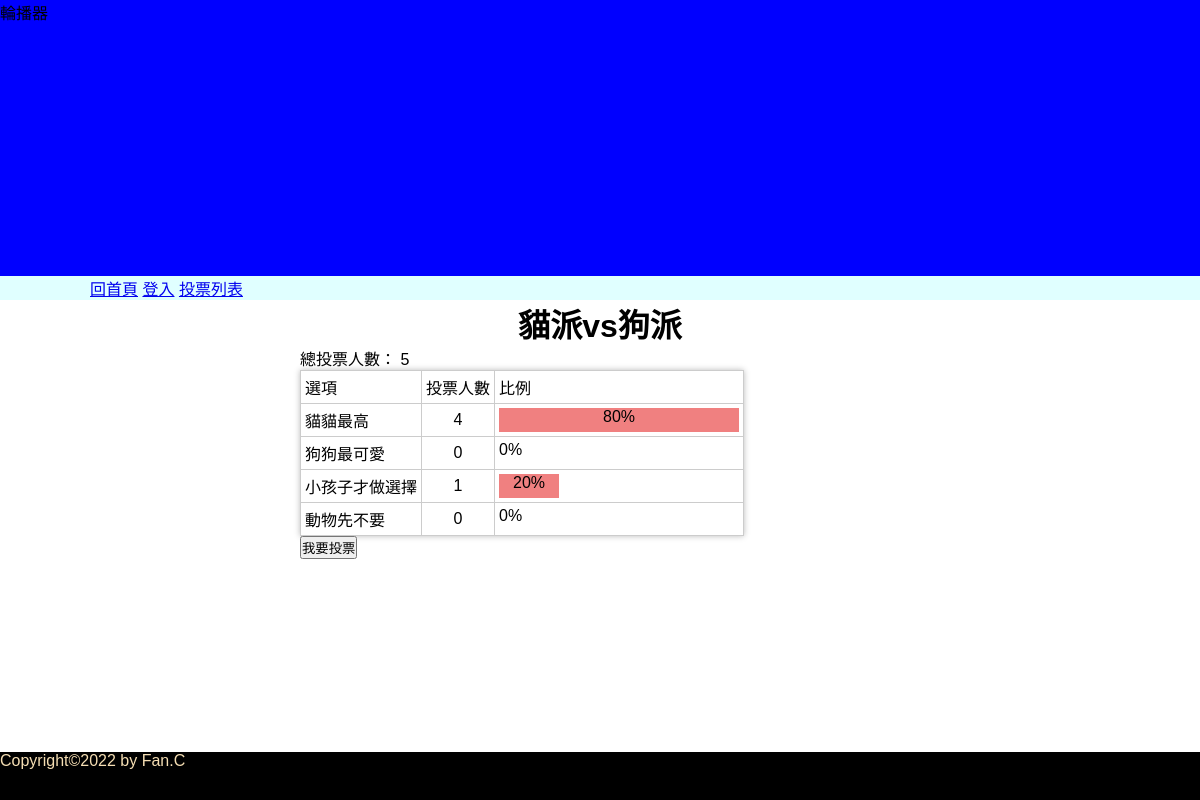
Screenshot of /?do=vote_result&id=1 with the database file from the repository.
### tables this page shows
CREATE TABLE `subjects` (
  `id` int(11) UNSIGNED NOT NULL COMMENT '序號',
  `subject` varchar(128) NOT NULL COMMENT '主題描述',
  `type_id` int(11) UNSIGNED NOT NULL,
  `multiple` tinyint(1) NOT NULL DEFAULT 0 COMMENT '單/複選',
  `multi_limit` tinyint(2) NOT NULL DEFAULT 1 COMMENT '單/複選項目數',
  `start` date NOT NULL,
  `end` date NOT NULL,
  `total` int(11) UNSIGNED NOT NULL DEFAULT 0
);

CREATE TABLE `options` (
  `id` int(11) UNSIGNED NOT NULL COMMENT '序號',
  `option` varchar(128) NOT NULL COMMENT '選項描述',
  `subject_id` int(11) UNSIGNED NOT NULL,
  `total` int(11) UNSIGNED NOT NULL DEFAULT 0
);

### api/base.php (called while the page is built, shortened)
<?php
function pdo()
{
    $dsn = "mysql:host=localhost;charset=utf8;dbname=vote";
    return new PDO($dsn, 'root', '');
}
function all($table, ...$arg)
{
    $pdo = pdo();
    $sql = "SELECT * FROM $table ";
    switch (count($arg)) {
        case 1:
            if (is_array($arg[0]) && !empty($arg[0])) {
                foreach ($arg[0] as $key => $value) {
                    $tmp[] = "`$key`='$value'";
                }
                $sql .= " WHERE " . implode(" AND ", $tmp);
            } else if (empty($arg[0])) {
            } else {
                $sql .= $arg[0];
            }
            break;
    }
    return $pdo->query($sql)->fetchAll(PDO::FETCH_ASSOC);
}
function find($table, $arg)
{
    $pdo = pdo();
    $sql = "SELECT * FROM $table WHERE ";
    if (is_array($arg)) {
        foreach ($arg as $key => $value) {
            $tmp[] = "`$key`='$value'";
        }
        $sql .= implode(" AND ", $tmp);
    } else {
        $sql .= " `id`='$arg'";
    }
    return $pdo->query($sql)->fetch(PDO::FETCH_ASSOC);
}

### front/vote_result.php (the view)
<?php
$subject = find("subjects", $_GET['id']);
$opts = all("options", ['subject_id' => $_GET['id']]);
?>
<h1 class="text-center"><?= $subject['subject']; ?></h1>
<div style="width:600px;margin:auto">
    <div>總投票人數： <?= $subject['total']; ?></div>
    <table class="result-table">
        <tr>
            <td>選項</td>
            <td>投票人數</td>
            <td>比例</td>
        </tr>
        <?php
        foreach ($opts as $opt) {
            $total = ($subject['total'] == 0) ? 1 : $subject['total'];
            $rate=$opt['total']/$total;
        ?>
            <tr>
                <td><?= $opt['option']; ?></td>
                <td class="text-center"><?= $opt['total']; ?></td>
                <td>
                <div class="text-center" style="height:24px;background:lightcoral;width:<?= 300 * $rate; ?>px">
                        <?= floor(($rate * 100)) . "%"; ?></div>
                </td>
            </tr>
        <?php
        }
        ?>
    </table>
    <button onclick="location.href='?do=vote&id=<?= $_GET['id']; ?>'">我要投票</button>
</div>

### css/basic.css (style rules this page uses)
* { margin: 0; padding: 0; list-style-type: none; box-sizing: border-box; font-family: Arial, Helvetica, sans-serif; }
.text-center { text-align: center; }

### css/index.css (style rules this page uses)
.result-table { border-collapse: collapse; box-shadow: 0 0 6px #bbb; }
.result-table td { padding: 0.25rem; border: 1px solid #ccc; }

### rows the page displays
subjects: subject "貓派vs狗派", total "5"
options: option "貓貓最高", total "4", floor(($rate*100)) "80"
options: option "狗狗最可愛", total "0", floor(($rate*100)) "0"
options: option "小孩子才做選擇", total "1", floor(($rate*100)) "20"
options: option "動物先不要", total "0", floor(($rate*100)) "0"
